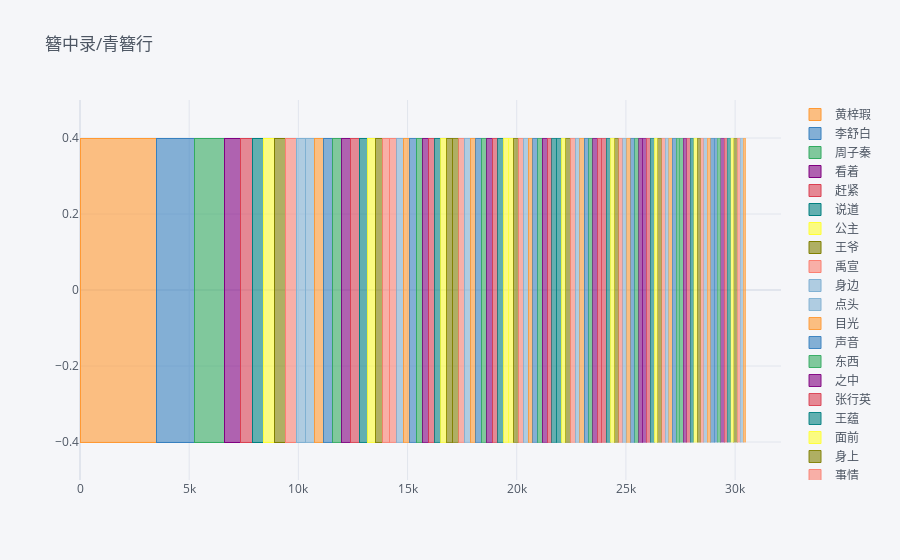

The cell this chart's notebook holds for it:
### Code cell
key_words_data.iplot(kind='bar',barmode='stack',title='簪中录/青簪行', orientation='h')

### Figure 1 — Plotly figure (JSON) as saved in the notebook; plotly's stock layout.template omitted (floating-point values rounded to 4 significant figures)
{"data": [{"marker": {"color": "rgba(255, 153, 51, 0.6)", "line": {"color": "rgba(255, 153, 51, 1.0)", "width": 1}}, "name": "黄梓瑕", "orientation": "h", "text": "", "type": "bar", "x": [3512], "y": [0]}, {"marker": {"color": "rgba(55, 128, 191, 0.6)", "line": {"color": "rgba(55, 128, 191, 1.0)", "width": 1}}, "name": "李舒白", "orientation": "h", "text": "", "type": "bar", "x": [1714], "y": [0]}, {"marker": {"color": "rgba(50, 171, 96, 0.6)", "line": {"color": "rgba(50, 171, 96, 1.0)", "width": 1}}, "name": "周子秦", "orientation": "h", "text": "", "type": "bar", "x": [1410], "y": [0]}, {"marker": {"color": "rgba(128, 0, 128, 0.6)", "line": {"color": "rgba(128, 0, 128, 1.0)", "width": 1}}, "name": "看着", "orientation": "h", "text": "", "type": "bar", "x": [705], "y": [0]}, {"marker": {"color": "rgba(219, 64, 82, 0.6)", "line": {"color": "rgba(219, 64, 82, 1.0)", "width": 1}}, "name": "赶紧", "orientation": "h", "text": "", "type": "bar", "x": [536], "y": [0]}, {"marker": {"color": "rgba(0, 128, 128, 0.6)", "line": {"color": "rgba(0, 128, 128, 1.0)", "width": 1}}, "name": "说道", "orientation": "h", "text": "", "type": "bar", "x": [524], "y": [0]}, {"marker": {"color": "rgba(255, 255, 51, 0.6)", "line": {"color": "rgba(255, 255, 51, 1.0)", "width": 1}}, "name": "公主", "orientation": "h", "text": "", "type": "bar", "x": [523], "y": [0]}, {"marker": {"color": "rgba(128, 128, 0, 0.6)", "line": {"color": "rgba(128, 128, 0, 1.0)", "width": 1}}, "name": "王爷", "orientation": "h", "text": "", "type": "bar", "x": [490], "y": [0]}, {"marker": {"color": "rgba(251, 128, 114, 0.6)", "line": {"color": "rgba(251, 128, 114, 1.0)", "width": 1}}, "name": "禹宣", "orientation": "h", "text": "", "type": "bar", "x": [487], "y": [0]}, {"marker": {"color": "rgba(128, 177, 211, 0.6)", "line": {"color": "rgba(128, 177, 211, 1.0)", "width": 1}}, "name": "身边", "orientation": "h", "text": "", "type": "bar", "x": [445], "y": [0]}, {"marker": {"color": "rgba(128, 177, 211, 0.6)", "line": {"color": "rgba(128, 177, 211, 0.9199999999999999)", "width": 1}}, "name": "点头", "orientation": "h", "text": "", "type": "bar", "x": [410], "y": [0]}, {"marker": {"color": "rgba(255, 153, 51, 0.6)", "line": {"color": "rgba(255, 153, 51, 0.9199999999999999)", "width": 1}}, "name": "目光", "orientation": "h", "text": "", "type": "bar", "x": [409], "y": [0]}, {"marker": {"color": "rgba(55, 128, 191, 0.6)", "line": {"color": "rgba(55, 128, 191, 0.9199999999999999)", "width": 1}}, "name": "声音", "orientation": "h", "text": "", "type": "bar", "x": [408], "y": [0]}, {"marker": {"color": "rgba(50, 171, 96, 0.6)", "line": {"color": "rgba(50, 171, 96, 0.9199999999999999)", "width": 1}}, "name": "东西", "orientation": "h", "text": "", "type": "bar", "x": [408], "y": [0]}, {"marker": {"color": "rgba(128, 0, 128, 0.6)", "line": {"color": "rgba(128, 0, 128, 0.9199999999999999)", "width": 1}}, "name": "之中", "orientation": "h", "text": "", "type": "bar", "x": [403], "y": [0]}, {"marker": {"color": "rgba(219, 64, 82, 0.6)", "line": {"color": "rgba(219, 64, 82, 0.9199999999999999)", "width": 1}}, "name": "张行英", "orientation": "h", "text": "", "type": "bar", "x": [402], "y": [0]}, {"marker": {"color": "rgba(0, 128, 128, 0.6)", "line": {"color": "rgba(0, 128, 128, 0.9199999999999999)", "width": 1}}, "name": "王蕴", "orientation": "h", "text": "", "type": "bar", "x": [392], "y": [0]}, {"marker": {"color": "rgba(255, 255, 51, 0.6)", "line": {"color": "rgba(255, 255, 51, 0.9199999999999999)", "width": 1}}, "name": "面前", "orientation": "h", "text": "", "type": "bar", "x": [360], "y": [0]}, {"marker": {"color": "rgba(128, 128, 0, 0.6)", "line": {"color": "rgba(128, 128, 0, 0.9199999999999999)", "width": 1}}, "name": "身上", "orientation": "h", "text": "", "type": "bar", "x": [323], "y": [0]}, {"marker": {"color": "rgba(251, 128, 114, 0.6)", "line": {"color": "rgba(251, 128, 114, 0.9199999999999999)", "width": 1}}, "name": "事情", "orientation": "h", "text": "", "type": "bar", "x": [319], "y": [0]}, {"marker": {"color": "rgba(251, 128, 114, 0.6)", "line": {"color": "rgba(251, 128, 114, 0.8399999999999999)", "width": 1}}, "name": "手中", "orientation": "h", "text": "", "type": "bar", "x": [316], "y": [0]}, {"marker": {"color": "rgba(128, 177, 211, 0.6)", "line": {"color": "rgba(128, 177, 211, 0.8399999999999999)", "width": 1}}, "name": "一眼", "orientation": "h", "text": "", "type": "bar", "x": [305], "y": [0]}, {"marker": {"color": "rgba(255, 153, 51, 0.6)", "line": {"color": "rgba(255, 153, 51, 0.8399999999999999)", "width": 1}}, "name": "旁边", "orientation": "h", "text": "", "type": "bar", "x": [301], "y": [0]}, {"marker": {"color": "rgba(55, 128, 191, 0.6)", "line": {"color": "rgba(55, 128, 191, 0.8399999999999999)", "width": 1}}, "name": "不知", "orientation": "h", "text": "", "type": "bar", "x": [297], "y": [0]}, {"marker": {"color": "rgba(50, 171, 96, 0.6)", "line": {"color": "rgba(50, 171, 96, 0.8399999999999999)", "width": 1}}, "name": "微微", "orientation": "h", "text": "", "type": "bar", "x": [287], "y": [0]}, {"marker": {"color": "rgba(128, 0, 128, 0.6)", "line": {"color": "rgba(128, 0, 128, 0.8399999999999999)", "width": 1}}, "name": "终于", "orientation": "h", "text": "", "type": "bar", "x": [283], "y": [0]}, {"marker": {"color": "rgba(219, 64, 82, 0.6)", "line": {"color": "rgba(219, 64, 82, 0.8399999999999999)", "width": 1}}, "name": "宦官", "orientation": "h", "text": "", "type": "bar", "x": [278], "y": [0]}, {"marker": {"color": "rgba(0, 128, 128, 0.6)", "line": {"color": "rgba(0, 128, 128, 0.8399999999999999)", "width": 1}}, "name": "夔王", "orientation": "h", "text": "", "type": "bar", "x": [276], "y": [0]}, {"marker": {"color": "rgba(255, 255, 51, 0.6)", "line": {"color": "rgba(255, 255, 51, 0.8399999999999999)", "width": 1}}, "name": "发现", "orientation": "h", "text": "", "type": "bar", "x": [275], "y": [0]}, {"marker": {"color": "rgba(128, 128, 0, 0.6)", "line": {"color": "rgba(128, 128, 0, 0.8399999999999999)", "width": 1}}, "name": "女儿", "orientation": "h", "text": "", "type": "bar", "x": [271], "y": [0]}, {"marker": {"color": "rgba(128, 128, 0, 0.6)", "line": {"color": "rgba(128, 128, 0, 0.76)", "width": 1}}, "name": "王若", "orientation": "h", "text": "", "type": "bar", "x": [269], "y": [0]}, {"marker": {"color": "rgba(251, 128, 114, 0.6)", "line": {"color": "rgba(251, 128, 114, 0.76)", "width": 1}}, "name": "公公", "orientation": "h", "text": "", "type": "bar", "x": [267], "y": [0]}, {"marker": {"color": "rgba(128, 177, 211, 0.6)", "line": {"color": "rgba(128, 177, 211, 0.76)", "width": 1}}, "name": "京城", "orientation": "h", "text": "", "type": "bar", "x": [267], "y": [0]}, {"marker": {"color": "rgba(255, 153, 51, 0.6)", "line": {"color": "rgba(255, 153, 51, 0.76)", "width": 1}}, "name": "只能", "orientation": "h", "text": "", "type": "bar", "x": [258], "y": [0]}, {"marker": {"color": "rgba(55, 128, 191, 0.6)", "line": {"color": "rgba(55, 128, 191, 0.76)", "width": 1}}, "name": "几个", "orientation": "h", "text": "", "type": "bar", "x": [251], "y": [0]}, {"marker": {"color": "rgba(50, 171, 96, 0.6)", "line": {"color": "rgba(50, 171, 96, 0.76)", "width": 1}}, "name": "神情", "orientation": "h", "text": "", "type": "bar", "x": [251], "y": [0]}, {"marker": {"color": "rgba(128, 0, 128, 0.6)", "line": {"color": "rgba(128, 0, 128, 0.76)", "width": 1}}, "name": "滴翠", "orientation": "h", "text": "", "type": "bar", "x": [248], "y": [0]}, {"marker": {"color": "rgba(219, 64, 82, 0.6)", "line": {"color": "rgba(219, 64, 82, 0.76)", "width": 1}}, "name": "仿佛", "orientation": "h", "text": "", "type": "bar", "x": [246], "y": [0]}, {"marker": {"color": "rgba(0, 128, 128, 0.6)", "line": {"color": "rgba(0, 128, 128, 0.76)", "width": 1}}, "name": "低声", "orientation": "h", "text": "", "type": "bar", "x": [245], "y": [0]}, {"marker": {"color": "rgba(255, 255, 51, 0.6)", "line": {"color": "rgba(255, 255, 51, 0.76)", "width": 1}}, "name": "王府", "orientation": "h", "text": "", "type": "bar", "x": [236], "y": [0]}, {"marker": {"color": "rgba(255, 255, 51, 0.6)", "line": {"color": "rgba(255, 255, 51, 0.6799999999999999)", "width": 1}}, "name": "眼睛", "orientation": "h", "text": "", "type": "bar", "x": [232], "y": [0]}, {"marker": {"color": "rgba(128, 128, 0, 0.6)", "line": {"color": "rgba(128, 128, 0, 0.6799999999999999)", "width": 1}}, "name": "身后", "orientation": "h", "text": "", "type": "bar", "x": [229], "y": [0]}, {"marker": {"color": "rgba(251, 128, 114, 0.6)", "line": {"color": "rgba(251, 128, 114, 0.6799999999999999)", "width": 1}}, "name": "一声", "orientation": "h", "text": "", "type": "bar", "x": [224], "y": [0]}, {"marker": {"color": "rgba(128, 177, 211, 0.6)", "line": {"color": "rgba(128, 177, 211, 0.6799999999999999)", "width": 1}}, "name": "众人", "orientation": "h", "text": "", "type": "bar", "x": [224], "y": [0]}, {"marker": {"color": "rgba(255, 153, 51, 0.6)", "line": {"color": "rgba(255, 153, 51, 0.6799999999999999)", "width": 1}}, "name": "许久", "orientation": "h", "text": "", "type": "bar", "x": [223], "y": [0]}, {"marker": {"color": "rgba(55, 128, 191, 0.6)", "line": {"color": "rgba(55, 128, 191, 0.6799999999999999)", "width": 1}}, "name": "说话", "orientation": "h", "text": "", "type": "bar", "x": [220], "y": [0]}, {"marker": {"color": "rgba(50, 171, 96, 0.6)", "line": {"color": "rgba(50, 171, 96, 0.6799999999999999)", "width": 1}}, "name": "大理寺", "orientation": "h", "text": "", "type": "bar", "x": [219], "y": [0]}, {"marker": {"color": "rgba(128, 0, 128, 0.6)", "line": {"color": "rgba(128, 0, 128, 0.6799999999999999)", "width": 1}}, "name": "面容", "orientation": "h", "text": "", "type": "bar", "x": [216], "y": [0]}, {"marker": {"color": "rgba(219, 64, 82, 0.6)", "line": {"color": "rgba(219, 64, 82, 0.6799999999999999)", "width": 1}}, "name": "坐在", "orientation": "h", "text": "", "type": "bar", "x": [215], "y": [0]}, {"marker": {"color": "rgba(0, 128, 128, 0.6)", "line": {"color": "rgba(0, 128, 128, 0.6799999999999999)", "width": 1}}, "name": "脸上", "orientation": "h", "text": "", "type": "bar", "x": [214], "y": [0]}, {"marker": {"color": "rgba(0, 128, 128, 0.6)", "line": {"color": "rgba(0, 128, 128, 0.5999999999999999)", "width": 1}}, "name": "有人", "orientation": "h", "text": "", "type": "bar", "x": [213], "y": [0]}, {"marker": {"color": "rgba(255, 255, 51, 0.6)", "line": {"color": "rgba(255, 255, 51, 0.5999999999999999)", "width": 1}}, "name": "皇帝", "orientation": "h", "text": "", "type": "bar", "x": [212], "y": [0]}, {"marker": {"color": "rgba(128, 128, 0, 0.6)", "line": {"color": "rgba(128, 128, 0, 0.5999999999999999)", "width": 1}}, "name": "王皇后", "orientation": "h", "text": "", "type": "bar", "x": [211], "y": [0]}, {"marker": {"color": "rgba(251, 128, 114, 0.6)", "line": {"color": "rgba(251, 128, 114, 0.5999999999999999)", "width": 1}}, "name": "地说", "orientation": "h", "text": "", "type": "bar", "x": [210], "y": [0]}, {"marker": {"color": "rgba(128, 177, 211, 0.6)", "line": {"color": "rgba(128, 177, 211, 0.5999999999999999)", "width": 1}}, "name": "两个", "orientation": "h", "text": "", "type": "bar", "x": [208], "y": [0]}, {"marker": {"color": "rgba(255, 153, 51, 0.6)", "line": {"color": "rgba(255, 153, 51, 0.5999999999999999)", "width": 1}}, "name": "一点", "orientation": "h", "text": "", "type": "bar", "x": [206], "y": [0]}, {"marker": {"color": "rgba(55, 128, 191, 0.6)", "line": {"color": "rgba(55, 128, 191, 0.5999999999999999)", "width": 1}}, "name": "真的", "orientation": "h", "text": "", "type": "bar", "x": [204], "y": [0]}, {"marker": {"color": "rgba(50, 171, 96, 0.6)", "line": {"color": "rgba(50, 171, 96, 0.5999999999999999)", "width": 1}}, "name": "同昌公主", "orientation": "h", "text": "", "type": "bar", "x": [203], "y": [0]}, {"marker": {"color": "rgba(128, 0, 128, 0.6)", "line": {"color": "rgba(128, 0, 128, 0.5999999999999999)", "width": 1}}, "name": "依然", "orientation": "h", "text": "", "type": "bar", "x": [202], "y": [0]}, {"marker": {"color": "rgba(219, 64, 82, 0.6)", "line": {"color": "rgba(219, 64, 82, 0.5999999999999999)", "width": 1}}, "name": "缓缓", "orientation": "h", "text": "", "type": "bar", "x": [199], "y": [0]}, {"marker": {"color": "rgba(219, 64, 82, 0.6)", "line": {"color": "rgba(219, 64, 82, 0.5199999999999998)", "width": 1}}, "name": "女子", "orientation": "h", "text": "", "type": "bar", "x": [197], "y": [0]}, {"marker": {"color": "rgba(0, 128, 128, 0.6)", "line": {"color": "rgba(0, 128, 128, 0.5199999999999998)", "width": 1}}, "name": "听到", "orientation": "h", "text": "", "type": "bar", "x": [196], "y": [0]}, {"marker": {"color": "rgba(255, 255, 51, 0.6)", "line": {"color": "rgba(255, 255, 51, 0.5199999999999998)", "width": 1}}, "name": "两人", "orientation": "h", "text": "", "type": "bar", "x": [195], "y": [0]}, {"marker": {"color": "rgba(128, 128, 0, 0.6)", "line": {"color": "rgba(128, 128, 0, 0.5199999999999998)", "width": 1}}, "name": "听说", "orientation": "h", "text": "", "type": "bar", "x": [190], "y": [0]}, {"marker": {"color": "rgba(251, 128, 114, 0.6)", "line": {"color": "rgba(251, 128, 114, 0.5199999999999998)", "width": 1}}, "name": "凶手", "orientation": "h", "text": "", "type": "bar", "x": [188], "y": [0]}, {"marker": {"color": "rgba(128, 177, 211, 0.6)", "line": {"color": "rgba(128, 177, 211, 0.5199999999999998)", "width": 1}}, "name": "一种", "orientation": "h", "text": "", "type": "bar", "x": [187], "y": [0]}, {"marker": {"color": "rgba(255, 153, 51, 0.6)", "line": {"color": "rgba(255, 153, 51, 0.5199999999999998)", "width": 1}}, "name": "地方", "orientation": "h", "text": "", "type": "bar", "x": [185], "y": [0]}, {"marker": {"color": "rgba(55, 128, 191, 0.6)", "line": {"color": "rgba(55, 128, 191, 0.5199999999999998)", "width": 1}}, "name": "崇古", "orientation": "h", "text": "", "type": "bar", "x": [180], "y": [0]}, {"marker": {"color": "rgba(50, 171, 96, 0.6)", "line": {"color": "rgba(50, 171, 96, 0.5199999999999998)", "width": 1}}, "name": "自然", "orientation": "h", "text": "", "type": "bar", "x": [178], "y": [0]}, {"marker": {"color": "rgba(128, 0, 128, 0.6)", "line": {"color": "rgba(128, 0, 128, 0.5199999999999998)", "width": 1}}, "name": "回头", "orientation": "h", "text": "", "type": "bar", "x": [177], "y": [0]}, {"marker": {"color": "rgba(128, 0, 128, 0.6)", "line": {"color": "rgba(128, 0, 128, 0.44)", "width": 1}}, "name": "姑娘", "orientation": "h", "text": "", "type": "bar", "x": [176], "y": [0]}, {"marker": {"color": "rgba(219, 64, 82, 0.6)", "line": {"color": "rgba(219, 64, 82, 0.44)", "width": 1}}, "name": "外面", "orientation": "h", "text": "", "type": "bar", "x": [175], "y": [0]}, {"marker": {"color": "rgba(0, 128, 128, 0.6)", "line": {"color": "rgba(0, 128, 128, 0.44)", "width": 1}}, "name": "王家", "orientation": "h", "text": "", "type": "bar", "x": [175], "y": [0]}, {"marker": {"color": "rgba(255, 255, 51, 0.6)", "line": {"color": "rgba(255, 255, 51, 0.44)", "width": 1}}, "name": "今日", "orientation": "h", "text": "", "type": "bar", "x": [172], "y": [0]}, {"marker": {"color": "rgba(128, 128, 0, 0.6)", "line": {"color": "rgba(128, 128, 0, 0.44)", "width": 1}}, "name": "锦奴", "orientation": "h", "text": "", "type": "bar", "x": [169], "y": [0]}, {"marker": {"color": "rgba(251, 128, 114, 0.6)", "line": {"color": "rgba(251, 128, 114, 0.44)", "width": 1}}, "name": "驸马", "orientation": "h", "text": "", "type": "bar", "x": [169], "y": [0]}, {"marker": {"color": "rgba(128, 177, 211, 0.6)", "line": {"color": "rgba(128, 177, 211, 0.44)", "width": 1}}, "name": "跟着", "orientation": "h", "text": "", "type": "bar", "x": [167], "y": [0]}, {"marker": {"color": "rgba(255, 153, 51, 0.6)", "line": {"color": "rgba(255, 153, 51, 0.44)", "width": 1}}, "name": "模样", "orientation": "h", "text": "", "type": "bar", "x": [166], "y": [0]}, {"marker": {"color": "rgba(55, 128, 191, 0.6)", "line": {"color": "rgba(55, 128, 191, 0.44)", "width": 1}}, "name": "皇后", "orientation": "h", "text": "", "type": "bar", "x": [165], "y": [0]}, {"marker": {"color": "rgba(50, 171, 96, 0.6)", "line": {"color": "rgba(50, 171, 96, 0.44)", "width": 1}}, "name": "感觉", "orientation": "h", "text": "", "type": "bar", "x": [163], "y": [0]}, {"marker": {"color": "rgba(50, 171, 96, 0.6)", "line": {"color": "rgba(50, 171, 96, 0.35999999999999993)", "width": 1}}, "name": "魏喜敏", "orientation": "h", "text": "", "type": "bar", "x": [162], "y": [0]}, {"marker": {"color": "rgba(128, 0, 128, 0.6)", "line": {"color": "rgba(128, 0, 128, 0.35999999999999993)", "width": 1}}, "name": "齐腾", "orientation": "h", "text": "", "type": "bar", "x": [161], "y": [0]}, {"marker": {"color": "rgba(219, 64, 82, 0.6)", "line": {"color": "rgba(219, 64, 82, 0.35999999999999993)", "width": 1}}, "name": "皇上", "orientation": "h", "text": "", "type": "bar", "x": [160], "y": [0]}, {"marker": {"color": "rgba(0, 128, 128, 0.6)", "line": {"color": "rgba(0, 128, 128, 0.35999999999999993)", "width": 1}}, "name": "尸体", "orientation": "h", "text": "", "type": "bar", "x": [159], "y": [0]}, {"marker": {"color": "rgba(255, 255, 51, 0.6)", "line": {"color": "rgba(255, 255, 51, 0.35999999999999993)", "width": 1}}, "name": "王妃", "orientation": "h", "text": "", "type": "bar", "x": [159], "y": [0]}, {"marker": {"color": "rgba(128, 128, 0, 0.6)", "line": {"color": "rgba(128, 128, 0, 0.35999999999999993)", "width": 1}}, "name": "喜欢", "orientation": "h", "text": "", "type": "bar", "x": [157], "y": [0]}, {"marker": {"color": "rgba(251, 128, 114, 0.6)", "line": {"color": "rgba(251, 128, 114, 0.35999999999999993)", "width": 1}}, "name": "此事", "orientation": "h", "text": "", "type": "bar", "x": [156], "y": [0]}, {"marker": {"color": "rgba(128, 177, 211, 0.6)", "line": {"color": "rgba(128, 177, 211, 0.35999999999999993)", "width": 1}}, "name": "示意", "orientation": "h", "text": "", "type": "bar", "x": [156], "y": [0]}, {"marker": {"color": "rgba(255, 153, 51, 0.6)", "line": {"color": "rgba(255, 153, 51, 0.35999999999999993)", "width": 1}}, "name": "崔纯湛", "orientation": "h", "text": "", "type": "bar", "x": [154], "y": [0]}, {"marker": {"color": "rgba(55, 128, 191, 0.6)", "line": {"color": "rgba(55, 128, 191, 0.35999999999999993)", "width": 1}}, "name": "抬头", "orientation": "h", "text": "", "type": "bar", "x": [153], "y": [0]}, {"marker": {"color": "rgba(55, 128, 191, 0.6)", "line": {"color": "rgba(55, 128, 191, 0.27999999999999986)", "width": 1}}, "name": "蜡烛", "orientation": "h", "text": "", "type": "bar", "x": [153], "y": [0]}, {"marker": {"color": "rgba(50, 171, 96, 0.6)", "line": {"color": "rgba(50, 171, 96, 0.27999999999999986)", "width": 1}}, "name": "公孙鸢", "orientation": "h", "text": "", "type": "bar", "x": [153], "y": [0]}, {"marker": {"color": "rgba(128, 0, 128, 0.6)", "line": {"color": "rgba(128, 0, 128, 0.27999999999999986)", "width": 1}}, "name": "抬手", "orientation": "h", "text": "", "type": "bar", "x": [151], "y": [0]}, {"marker": {"color": "rgba(219, 64, 82, 0.6)", "line": {"color": "rgba(219, 64, 82, 0.27999999999999986)", "width": 1}}, "name": "衣服", "orientation": "h", "text": "", "type": "bar", "x": [150], "y": [0]}, {"marker": {"color": "rgba(0, 128, 128, 0.6)", "line": {"color": "rgba(0, 128, 128, 0.27999999999999986)", "width": 1}}, "name": "孙癞子", "orientation": "h", "text": "", "type": "bar", "x": [149], "y": [0]}, {"marker": {"color": "rgba(255, 255, 51, 0.6)", "line": {"color": "rgba(255, 255, 51, 0.27999999999999986)", "width": 1}}, "name": "慢慢", "orientation": "h", "text": "", "type": "bar", "x": [149], "y": [0]}, {"marker": {"color": "rgba(128, 128, 0, 0.6)", "line": {"color": "rgba(128, 128, 0, 0.27999999999999986)", "width": 1}}, "name": "郡守", "orientation": "h", "text": "", "type": "bar", "x": [144], "y": [0]}, {"marker": {"color": "rgba(251, 128, 114, 0.6)", "line": {"color": "rgba(251, 128, 114, 0.27999999999999986)", "width": 1}}, "name": "转头", "orientation": "h", "text": "", "type": "bar", "x": [140], "y": [0]}, {"marker": {"color": "rgba(128, 177, 211, 0.6)", "line": {"color": "rgba(128, 177, 211, 0.27999999999999986)", "width": 1}}, "name": "门口", "orientation": "h", "text": "", "type": "bar", "x": [136], "y": [0]}, {"marker": {"color": "rgba(255, 153, 51, 0.6)", "line": {"color": "rgba(255, 153, 51, 0.27999999999999986)", "width": 1}}, "name": "判官", "orientation": "h", "text": "", "type": "bar", "x": [134], "y": [0]}], "layout": {"barmode": "stack", "legend": {"bgcolor": "#F5F6F9", "font": {"color": "#4D5663"}, "traceorder": "normal"}, "paper_bgcolor": "#F5F6F9", "plot_bgcolor": "#F5F6F9", "title": {"font": {"color": "#4D5663"}, "text": "簪中录/青簪行"}, "xaxis": {"gridcolor": "#E1E5ED", "showgrid": true, "tickfont": {"color": "#4D5663"}, "title": {"font": {"color": "#4D5663"}, "text": ""}, "zerolinecolor": "#E1E5ED"}, "yaxis": {"gridcolor": "#E1E5ED", "showgrid": true, "tickfont": {"color": "#4D5663"}, "title": {"font": {"color": "#4D5663"}, "text": ""}, "zerolinecolor": "#E1E5ED"}}}
